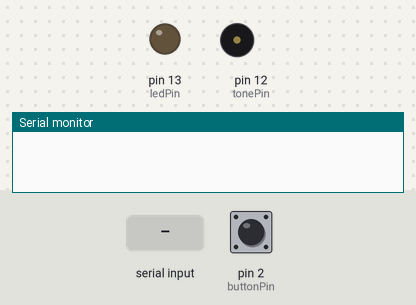
The sketch below on a simulated Arduino Uno, built with avr-gcc and run on an emulated ATmega328P. Shown: output pins drawn as LEDs (lit = HIGH), buzzer (waves = sounding), the last lines printed to the serial monitor. Inputs (shaded band) come from the test bench; at power-on: pin 2 (buttonPin) HIGH.

Above: at 4.3 s.
4.4 s: pin 2 (buttonPin) pulled LOW for 0.15 s
At 4.49 s:
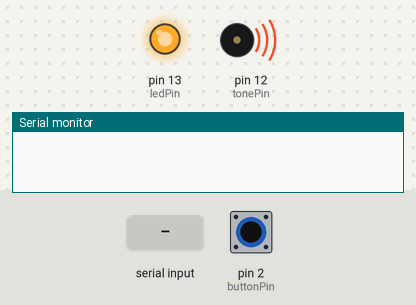
7.5 s: "(" received over Serial
At 8.34 s:
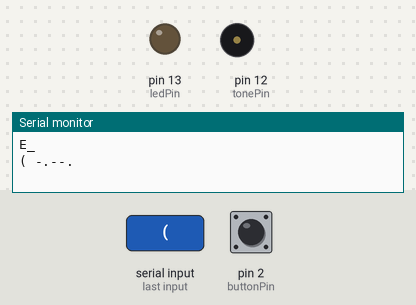
10.5 s: "," received over Serial
Timing chart, 0 to 19.5 s (numbered marks = the images above; inputs shaded):
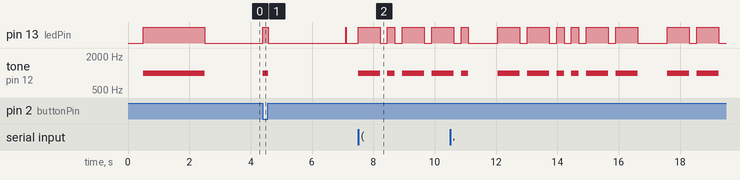

The sketch:

Serial_Test.ino
```cpp
// August 1st, 2024
// credit to "Programming Arduino" by Reth Sengvisoth, (c)2024
// Circuit:
// Piezo buzzer or speaker connects to pin 2 and ground
// Button connects between pin 8 and ground
// LED (+) to pin 13, (-) 220 Ohm resistor to ground

int tonePin = 12;
int toneFreq = 1000;
int ledPin = 13;
int buttonPin = 2;
int debounceDelay = 30;

int dotLength = 240;
// dotLength = basic unit of speed in milliseconds
// 240 gives 5 words per minute (WPM) speed.
// WPM = 1200/dotLength.
// For other speeds, use dotLength = 1200/(WPM)
//
  // Other lengths are computed from dot length
int dotSpace = dotLength;
int dashLength = dotLength * 3;
int letterSpace = dotLength * 3;
int wordSpace = dotLength * 7;
float wpm = 1200. / dotLength;

int t1, t2, onTime, gap;
bool newLetter, newWord, letterFound, keyboardText;
int lineLength = 0;
int maxLineLength = 20;

char* letters[] =
{
  ".-", "-...", "-.-.", "-..", ".", "..-.", "--.", "....", "..", // A-I
  ".---", "-.-", ".-..", "--", "-.", "---", ".--.", "--.-", ".-.", // J-R
  "...", "-", "..-", "...-", ".--", "-..-", "-.--", "--.." // S-Z
};

char* numbers[] =
{
  "-----", ".----", "..---", "...--", "....-", //0-4
  ".....", "-....", "--...", "---..", "----." //5-9
};

String dashSeq = "";
char keyLetter, ch;
int i, index;

void setup()
{
  delay(500);
  pinMode(ledPin, OUTPUT);
  pinMode(tonePin, OUTPUT);
  pinMode(buttonPin, INPUT_PULLUP);
  Serial.begin(9600);
  Serial.begin(115200);
  //Serial.println();
  //Serial.println("-------------------------------");
  //Serial.println("");
  //Serial.print("Speed=");
  //Serial.print(wpm);
  //Serial.print("wpm, ");
  //Serial.print("dot=");
  //Serial.print(dotLength);
  //Serial.println("ms");

  // Test the LED and tone
  tone(tonePin, toneFreq);
  digitalWrite(ledPin, HIGH);
  delay(2000);
  digitalWrite(ledPin, LOW);
  noTone(tonePin);
  delay(600);

  //flash to demonstrate the expected key speed

  //N
  //Serial.print("N -.  ");
  //index = 'N' - 65;
  //flashSequence(letters[index]);
  //delay(wordSpace);

  //P
  //Serial.print("P .--.  ");
  //index = 'P' - 65;
  //flashSequence(letters[index]);
  //delay(wordSpace);

  //I
  //Serial.print(" I ..  ");
  //index = 'I' - 65;
  //flashSequence(letters[index]);
  //delay(wordSpace);

   //C
  //Serial.print("C -.-.  ");
  //index = 'C' - 65;
  //flashSequence(letters[index]);
  //delay(wordSpace);
  //Serial.println();
  //Serial.println("-------------------------------");
  //Serial.println("Click field in Serial Monitor,");
  //Serial.println("type text and press Enter, or");
  //Serial.println("Key in Morse Code to decode:");
  //Serial.println("-------------------------------");

  newLetter = false; //if false, do NOT check for end of letter gap
  newWord = false;  //if false, do NOT check for end of word gap
  keyboardText = false;
}

void loop()
{
  // Check to see if something has been entered on the keyboard
  if (Serial.available() > 0)
  {
    if (keyboardText == false)
    {
      Serial.println();
      //Serial.println("-------------------------------");
    }
    keyboardText = true;
    ch = Serial.read();
    if (ch >= 'a' && ch <= 'z')
    {
      ch = ch - 32;
    }
if (ch >= 'A' && ch <= 'Z')
    {
      Serial.print(ch);
      Serial.print(" ");
      Serial.println(letters[ch - 'A']);
      flashSequence(letters[ch - 'A']);
      delay(letterSpace);
    }
    if (ch >= '0' && ch <= '9')
    {
      Serial.print(ch);
      Serial.print(" ");
      Serial.println(numbers[ch - '0']);
      flashSequence(numbers[ch - '0']);
      delay(letterSpace);
    }
    if (ch == ' ')
    {
      Serial.println("_");
      delay(wordSpace);
    }
 // Handle special characters for add morse code latter
    if (ch == '(')
    {
      Serial.print(ch);
      Serial.print(" ");
      Serial.println("-.--.");
      flashSequence("-.--.");
      delay(letterSpace);
    }
    if (ch == ',')
    {
      Serial.print(ch);
      Serial.print(" ");
      Serial.println("--..--");
      flashSequence("--..--");
      delay(letterSpace);
    }
    if (ch == '?')
    {
      Serial.print(ch);
      Serial.print(" ");
      Serial.println("..--..");
      flashSequence("..--..");
      delay(letterSpace);
    }
    if (ch == '&')
    {
      Serial.print(ch);
      Serial.print(" ");
      Serial.println(".-...");
      flashSequence(".-...");
      delay(letterSpace);
    }
    if (ch == ',')
    {
      Serial.print(ch);
      Serial.print(" ");
      Serial.println("--..--"); //_ _ .._ _
      flashSequence("--..--"); //_ _ .._ _
      delay(letterSpace);
    }
    if (ch == '!')
    {
      Serial.print(ch);
      Serial.print(" ");
      Serial.println("-.-.--");
      flashSequence("-.-.--");
      delay(letterSpace);
    }
      if (ch == '/')
    {
      Serial.print(ch);
      Serial.print(" ");
      Serial.println("-..-.");
      flashSequence("-..-.");
      delay(letterSpace);
    }
      if (ch == '"')
    {
      Serial.print(ch);
      Serial.print(" ");
      Serial.println(".-..-.");
      flashSequence(".-..-.");
      delay(letterSpace);
    }
    // Print a header after last keyboard text
    if (Serial.available() <= 0)
    {
      Serial.println();
      //Serial.println("Enter text or Key in:");
      //Serial.println("-------------------------------");
      keyboardText = false;
    }
  }

  if (digitalRead(buttonPin) == LOW ) //button is pressed
  {
    newLetter = true;
    newWord = true;
    t1 = millis(); //time at button press
    digitalWrite(ledPin, HIGH); //turn on LED and tone
    tone(tonePin, toneFreq);
    delay(debounceDelay);
    while (digitalRead(buttonPin) == LOW ) // wait for button release
    {
      delay(debounceDelay);
    }
    delay(debounceDelay);

    t2 = millis();  //time at button release
    onTime = t2 - t1; //length of dot or dash keyed in
    digitalWrite(ledPin, LOW); //torn off LED and tone
    noTone(tonePin);

    //check if dot or dash

    if (onTime <= dotLength * 1.5) //allow for 50% longer
    {
      dashSeq = dashSeq + "."; //build dot/dash sequence
    }
    else
    {
      dashSeq = dashSeq + "-";
    }
  }  //end button press section

  // look for a gap >= letterSpace to signal end letter
  // end of letter when gap >= letterSpace

  gap = millis() - t2;
  if (newLetter == true && gap >= letterSpace)
  {

    //check through letter sequences to find matching dash sequence

    letterFound = false; keyLetter = 63; //char 63 is "?"
    for (i = 0; i <= 25; i++)
    {
      if (dashSeq == letters[i])
      {
        keyLetter = i + 65;
        letterFound = true;
        break ;    //don't keep checking if letter found
      }
    }
    if (letterFound == false) //now check for numbers
    {
      for (i = 0; i <= 10; i++)
      {
        if (dashSeq == numbers[i])
        {
          keyLetter = i + 48;
          letterFound = true;
          break ;    //don't keep checking if number found
        }
      }
    }
      if (letterFound == false) // Check for special characters
    {
      if (dashSeq == "-.--.")
      {
        keyLetter = '(';
        letterFound = true;
      }
      else if (dashSeq == "--..--")
      {
        keyLetter = ',';
        letterFound = true;
      }
      else if (dashSeq == "..--..")
      {
        keyLetter = '?';
        letterFound = true;
      }
      else if (dashSeq == "-.-.--")
      {
        keyLetter = '!';
        letterFound = true;
      }
      else if (dashSeq == "-..-.")
      {
        keyLetter = '/';
        letterFound = true;
      }
      else if (dashSeq == ".-.-.-")
      {
        keyLetter = '&';
        letterFound = true;
      }
      else if (dashSeq == ".-...")
      {
        keyLetter = '"';
        letterFound = true;
      }
    }
    Serial.print(keyLetter);
    if (letterFound == false) //buzz for unknown key sequence
    {
      tone(tonePin, 100, 500);
    }
    newLetter = false; //reset
    dashSeq = "";
    lineLength = lineLength + 1;
  }

  // keyed letter has been identified and printed

  // when gap is >= wordSpace, insert space between words
  // lengthen the word space by 50% to allow for variation

  if (newWord == true && gap >= wordSpace * 1.5)
  {
    newWord = false;
    Serial.print("_");
    lineLength = lineLength + 1;

    // flash to indicate new word

    digitalWrite(ledPin, HIGH);
    delay(25);
    digitalWrite(ledPin, LOW);
  }

  // insert linebreaks

  if (lineLength >= maxLineLength)
  {
    Serial.println();
    lineLength = 0;
  }
}

void flashSequence(char* sequence)
{
  int i = 0;
  while (sequence[i] == '.' || sequence[i] == '-')
  {
    flashDotOrDash(sequence[i]);
    i++;
  }
}

void flashDotOrDash(char dotOrDash)
{
  digitalWrite(ledPin, HIGH);
  tone(tonePin, toneFreq);
  if (dotOrDash == '.')
  {
    delay(dotLength);
  }
  else
  {
    delay(dashLength);
  }

  digitalWrite(ledPin, LOW);
  noTone(tonePin);
  delay(dotLength);
}
```

Measured:
- after the input at 4.4 s, pin 13 (ledPin): LOW → HIGH at once, → LOW 0.18 s later, → HIGH 2.5 s later, → LOW 0.03 s later; tone on pin 12 (tonePin): silent → 1000 Hz at once, → silent 0.18 s later
- after the input at 7.5 s, pin 13 (ledPin): goes HIGH 0.72 s, LOW 0.24 s, HIGH 0.24 s, LOW 0.24 s, HIGH 0.72 s, LOW 0.24 s, then HIGH, starting at once; tone on pin 12 (tonePin): goes 1000 Hz 0.72 s, silent 0.24 s, 1000 Hz 0.24 s, silent 0.24 s, 1000 Hz 0.72 s, silent 0.24 s, then 1000 Hz, starting at once
